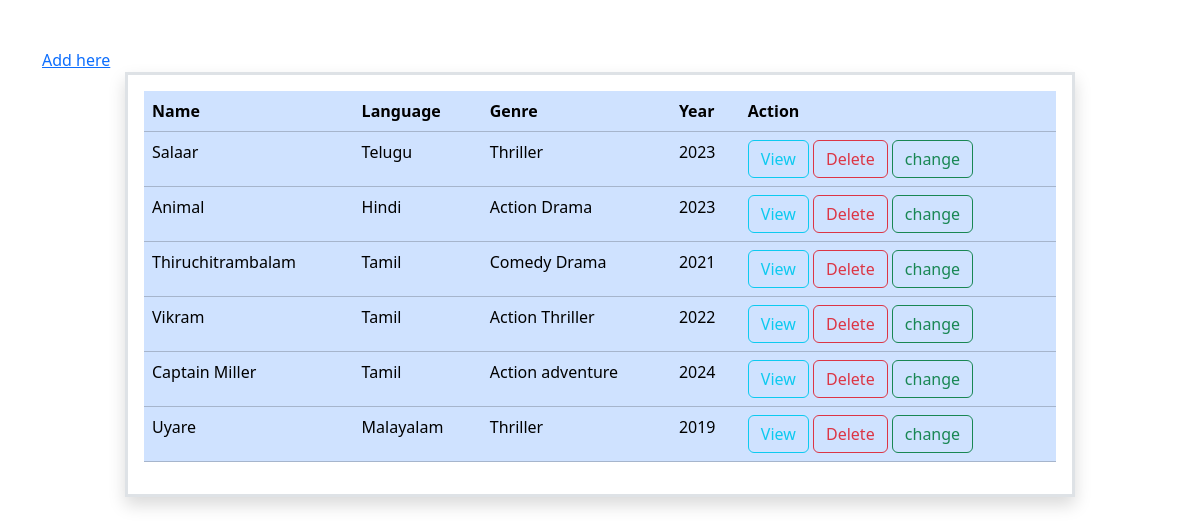
/movies/all/, run on the app's committed database.
### myapp/models.py (models this page shows, shortened)
class Movie(models.Model):
    name=models.CharField(max_length=200,unique=True)
    language=models.CharField(max_length=200)
    run_time=models.PositiveIntegerField()
    genre=models.CharField(max_length=200)
    director=models.CharField(max_length=200)
    year=models.PositiveIntegerField()
    Actor=models.CharField(max_length=200)

### myapp/views.py (the view)
# urls.py: path("movies/all/",views.MovieListView.as_view(),name="movie-list"),
class MovieListView(View):
    def get(self,request,*args,**kwargs):
        qs=Movie.objects.all()
        return render(request,"movie_list.html",{"data":qs})

### myapp/templates/movie_list.html (shortened to what this page needs)
<!DOCTYPE html>
<html lang="en">
<head>
    <link href="https://cdn.jsdelivr.net/npm/bootstrap@5.3.2/dist/css/bootstrap.min.css" rel="stylesheet">
</head>
<body>
    <div class="container mt-5">
        <div class="row"><a href="{%url 'movie-add'%}">Add here</a></div>
        <div class="row">
            <div class="col-1  "></div>
            <div class="col-10 p-3 border border-3 shadow">
                <table class="table table-primary table-hover">
                    <tr>
                        <th>Name</th>
                        <th>Language</th>
                        <th>Genre</th>
                        <th>Year</th>
                        <th>Action</th>
                    </tr>
                    {%for m in data%}
                    <tr>
                        <td>{{m.name}}</td>
                        <td>{{m.language}}</td>
                        <td>{{m.genre}}</td>
                        <td>{{m.year}}</td>
                        <td>
                            <a href="{%url 'movie-detail' m.id%}" class="btn btn-outline-info">View</a>
                            <a href="{%url 'movie-delete' m.id%}" class="btn btn-outline-danger">Delete</a>
                            <a href="{%url 'movie-edit' m.id%}" class="btn btn-outline-success">change</a>
                        </td>
                    </tr>
                    {%endfor%}
                </table>
            </div>
            <div class="col-1 "></div>
        </div>
    </div>
</body>
</html>

### data on the page
Movie: name "Salaar", language "Telugu", genre "Thriller", year "2023"
Movie: name "Animal", language "Hindi", genre "Action Drama", year "2023"
Movie: name "Thiruchitrambalam", language "Tamil", genre "Comedy Drama", year "2021"
Movie: name "Vikram", language "Tamil", genre "Action Thriller", year "2022"
Movie: name "Captain Miller", language "Tamil", genre "Action adventure", year "2024"
Movie: name "Uyare", language "Malayalam", genre "Thriller", year "2019"
